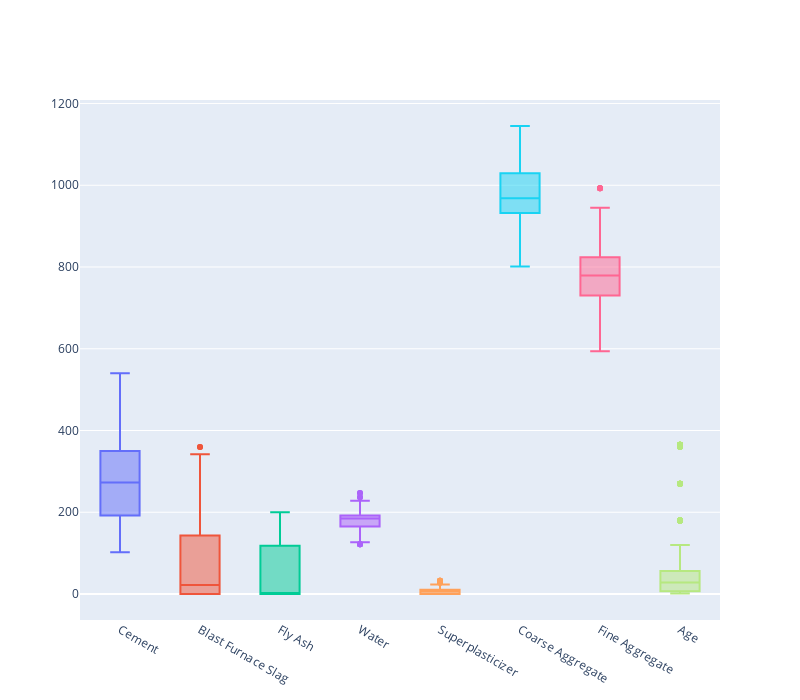

Notebook code for this chart:
### Code cell
import plotly.graph_objects as go

fig = go.Figure()
for i in df.columns:
    fig.add_trace(go.Box(y=df[str(i)], name=str(i)))
fig.update_layout(showlegend=False,height = 700, width=800)
fig.show()

### Figure 1 — Plotly figure (JSON) as saved in the notebook; plotly's stock layout.template omitted (floating-point values rounded to 4 significant figures; data arrays with more than 128 entries replaced by an {"elided": "..."} marker saying what was removed)
{"data": [{"name": "Cement", "type": "box", "y": {"elided": "1030 float values"}}, {"name": "Blast Furnace Slag", "type": "box", "y": {"elided": "1030 float values"}}, {"name": "Fly Ash", "type": "box", "y": {"elided": "1030 float values"}}, {"name": "Water", "type": "box", "y": {"elided": "1030 float values"}}, {"name": "Superplasticizer", "type": "box", "y": {"elided": "1030 float values"}}, {"name": "Coarse Aggregate", "type": "box", "y": {"elided": "1030 float values"}}, {"name": "Fine Aggregate", "type": "box", "y": {"elided": "1030 float values"}}, {"name": "Age", "type": "box", "y": {"elided": "1030 int values"}}], "layout": {"height": 700, "showlegend": false, "width": 800, "xaxis": {"autorange": true, "range": [-0.5, 7.5], "type": "category"}, "yaxis": {"autorange": true, "range": [-63.61, 1209.0], "type": "linear"}}}
